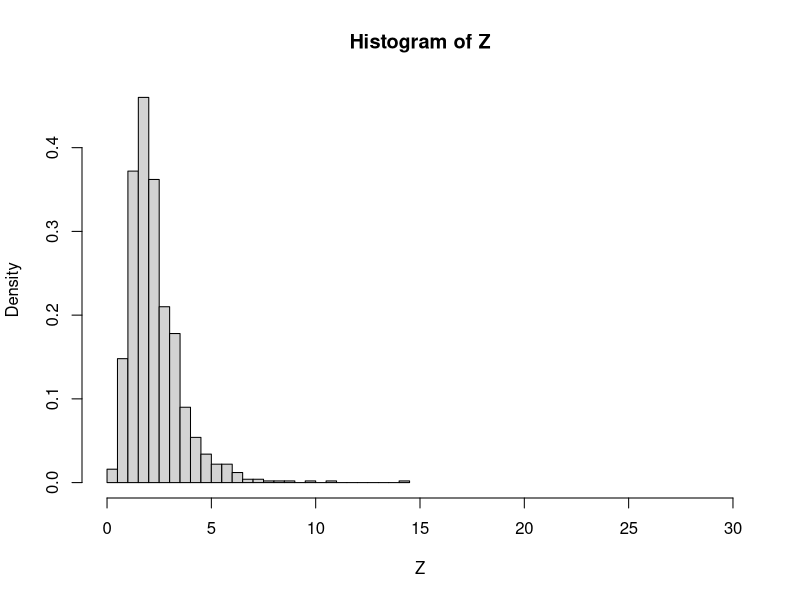

The R source for this figure: (Note: this script raises an error after producing the figure.)
clear_plots <- function() {
  if(!is.null(dev.list())) {
    dev.off()
  }
}


#PUNCTUL 12
suma<-function(f.X, f.Y)
{
  #suma
  f.Z <- function(z) integrate(function(x,z) f.Y(z-x)*f.X(x),-Inf,Inf,z)$value
  f.Z
  f.Z <- Vectorize(f.Z)   
  return(f.Z)
}

diferenta<-function(f.X, f.Y)
{
  #diferenta
  f.T <-  function(z) integrate(function(x,z) f.Y(x-z)*f.X(x),-Inf,Inf,z)$value
  f.T
  f.T <- Vectorize(f.T)   
}

#EXEMPLUL 1

set.seed(1)
X <- rnorm(1000,0.5,0.3)
Y <- rlnorm(1000,0.4,0.6)
Z <- X + Y

hist(Z,freq=F,breaks=50, xlim=c(0,30))
z <- seq(0,50,0.01)
lines(z,f.X(z),lty=2,col="yellow")
lines(z,f.Y(z),lty=2,col="green")
lines(z,suma(f.X, f.Y)(z),lty=2,col="red")
lines(z,diferenta(f.X, f.Y)(z),lty=2,col="blue")


#EXEMPLUL 2
clear_plots()
f.X <- function(x) dgamma(x, shape = 1)
f.Y <- function(x) dgamma(x, shape = 2)


set.seed(1)
X <- rgamma(1000, shape=1)
Y <- rgamma(1000, shape=2)
Z <- X + Y
hist(Z,freq=F,breaks=50, xlim=c(0,12))
z <- seq(0,50,0.01)
lines(z,f.X(z),lty=2,col="yellow")
lines(z,f.Y(z),lty=2,col="green")
lines(z,suma(f.X, f.Y)(z),lty=2,col="red")
lines(z,diferenta(f.X, f.Y)(z),lty=2,col="blue")

#EXEMPLUL 3
clear_plots()
expX <- function(x) dexp(x, rate=1)
expY <- function(x) dexp(x, rate=4)

set.seed(1)
X <- rexp(1000,1)
Y <- rexp(1000,4)
Z <- X + Y
hist(Z,freq=F,breaks=50, xlim=c(0,8))
z <- seq(0,50,0.01)
lines(z,expX(z),lty=2,col="yellow")
lines(z,expY(z),lty=2,col="green")
lines(z,suma(expX, expY)(z),lty=2,col="red")
lines(z,diferenta(expX, expY)(z),lty=2,col="blue")
